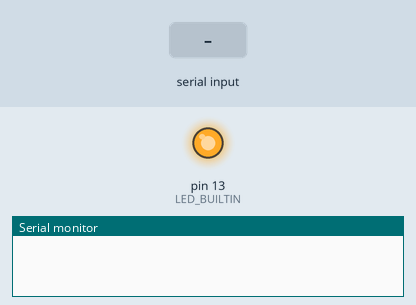
Simulated run of this sketch. Board: Arduino Uno, built with avr-gcc and run on an emulated ATmega328P. Shown: output pins drawn as LEDs (lit = HIGH), the last lines printed to the serial monitor. The test bench sets the inputs (shaded band).

Above: at 1.2 s.
1.3 s: "200\n" received over Serial
At 2.9 s:
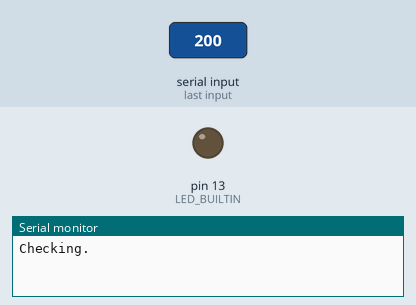
4.3 s: "90,45\n" received over Serial
Timing chart, 0 to 13.3 s (numbered marks = the images above; inputs shaded):
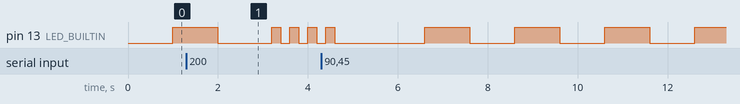

The sketch:

testing_serial.ino
```cpp
int delayTime = 1000;

// the setup function runs once when you press reset or power the board
void setup() {
  // initialize digital pin LED_BUILTIN as an output.
  pinMode(LED_BUILTIN, OUTPUT);
  Serial.begin(9600);
}

// the loop function runs over and over again forever
void loop() {
  String command;

  if (Serial.available() > 0) {
    Serial.println("Checking.");
    command = Serial.readString();
    Serial.println("Command recieved:" + command);
    delayTime = command.toInt();
    Serial.println(delayTime+1);

//    delayTime = Serial.parseInt() * 100;
//    Serial.print("Recieved: ");
//    Serial.println(delayTime);

    if (delayTime < 100) {
      delayTime = 1000;
    }
  }


  delay(delayTime);                       // wait for a second
  digitalWrite(LED_BUILTIN, HIGH);    // turn the LED off by making the voltage LOW
  delay(delayTime);                       // wait for a second
  digitalWrite(LED_BUILTIN, LOW);   // turn the LED on (HIGH is the voltage level)

}
```
